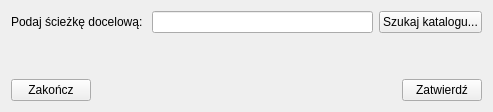
<?xml version="1.0" encoding="UTF-8"?>
<ui version="4.0">
 <class>CsvExport</class>
 <widget class="QWidget" name="CsvExport">
  <property name="geometry">
   <rect>
    <x>0</x>
    <y>0</y>
    <width>493</width>
    <height>112</height>
   </rect>
  </property>
  <property name="windowTitle">
   <string>Form</string>
  </property>
  <layout class="QVBoxLayout" name="verticalLayout">
   <item>
    <layout class="QHBoxLayout" name="horizontalLayout_2">
     <item>
      <widget class="QLabel" name="label">
       <property name="text">
        <string>Podaj ścieżkę docelową: </string>
       </property>
      </widget>
     </item>
     <item>
      <widget class="QLineEdit" name="directoryLineEdit"/>
     </item>
     <item>
      <widget class="QPushButton" name="browseButton">
       <property name="text">
        <string>Szukaj katalogu...</string>
       </property>
      </widget>
     </item>
    </layout>
   </item>
   <item>
    <spacer name="verticalSpacer">
     <property name="orientation">
      <enum>Qt::Vertical</enum>
     </property>
     <property name="sizeHint" stdset="0">
      <size>
       <width>20</width>
       <height>40</height>
      </size>
     </property>
    </spacer>
   </item>
   <item>
    <layout class="QHBoxLayout" name="horizontalLayout">
     <item>
      <widget class="QPushButton" name="cancButton">
       <property name="text">
        <string>Zakończ</string>
       </property>
      </widget>
     </item>
     <item>
      <spacer name="horizontalSpacer">
       <property name="orientation">
        <enum>Qt::Horizontal</enum>
       </property>
       <property name="sizeHint" stdset="0">
        <size>
         <width>40</width>
         <height>20</height>
        </size>
       </property>
      </spacer>
     </item>
     <item>
      <widget class="QPushButton" name="okButton">
       <property name="text">
        <string>Zatwierdź</string>
       </property>
      </widget>
     </item>
    </layout>
   </item>
  </layout>
 </widget>
 <resources/>
 <connections/>
</ui>
